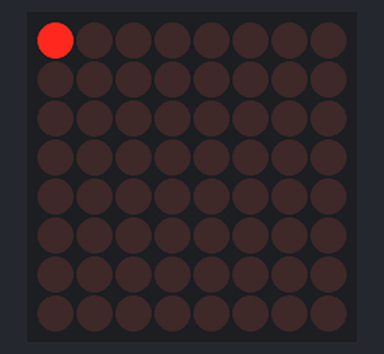
Bench run of a sketch on a simulated Arduino Uno, built with avr-gcc and run on an emulated ATmega328P. Shown: 8×8 LED matrix.

Above: at 0.1 s.
At 1.1 s:
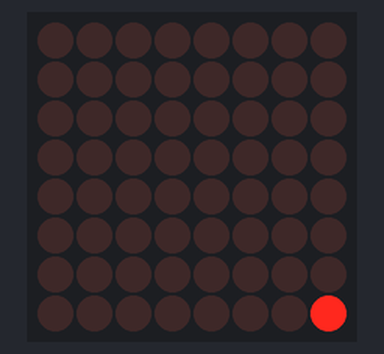

The sketch:

LED-matrix1.ino
```cpp
#include <LedControl.h>

LedControl lc = LedControl(12, 10, 11, 1); // Urutannya DIN, CLK, CS, NRDEV

// waktu tunggu yang di deklarasikan oleh variable global
unsigned long waktutunggu = 50;

int col;
int row;
int address;

void setup() {
  // jumlah perangkat yang telah dirangkai antara arduino dengan dot matrix
  int devices = lc.getDeviceCount();

  // inisialisasi semua perangkat (didalam void loop)
  address = 0;

  // IC MAX72XX berada dalam mode sleep saat startup
  lc.shutdown(address, false);

  //atur kecerahan ke tingkat menengah
  lc.setIntensity(address, 2);

  // kosongkan data di dotmatrix (clear display)
  lc.clearDisplay(address);
}

void loop() {
  // baca jumlah perangkat
  int devices = lc.getDeviceCount();
  address = 0; //jika sudah pasti hanya satu device
  // menyalakan led di kolom dan baris 0
  row = 0;
  col = 0;
  lc.setLed(address, row, col, true);
  delay(1000);
  lc.setLed(address, row, col, false);

  // menyalakan led di kolom dan baris 7
  row = 7;
  col = 7;
  lc.setLed(address, row, col, true);
  delay(1000);
  lc.setLed(address, row, col, false);
}
```

Measured:
- by itself, everything shown: repeats every 2.0 s, in 3 steps
- what the display in image 1 shows lasts 1.0 s, from 1.0 s to 2.0 s
